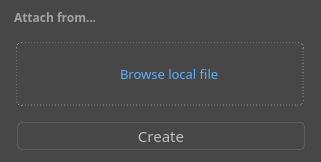
<?xml version="1.0" encoding="UTF-8"?>
<ui version="4.0">
 <class>AttachFromWidgetWithoutURL</class>
 <widget class="QWidget" name="AttachFromWidgetWithoutURL">
  <property name="windowModality">
   <enum>Qt::ApplicationModal</enum>
  </property>
  <property name="geometry">
   <rect>
    <x>0</x>
    <y>0</y>
    <width>321</width>
    <height>162</height>
   </rect>
  </property>
  <property name="sizePolicy">
   <sizepolicy hsizetype="Fixed" vsizetype="Fixed">
    <horstretch>0</horstretch>
    <verstretch>0</verstretch>
   </sizepolicy>
  </property>
  <property name="minimumSize">
   <size>
    <width>321</width>
    <height>162</height>
   </size>
  </property>
  <property name="maximumSize">
   <size>
    <width>321</width>
    <height>162</height>
   </size>
  </property>
  <property name="font">
   <font>
    <family>Noto Sans</family>
    <pointsize>14</pointsize>
   </font>
  </property>
  <property name="windowTitle">
   <string>Select file...</string>
  </property>
  <property name="windowIcon">
   <iconset resource="resources.qrc">
    <normaloff>:/SVG/svg/icon/audiobook-editor-logo.svg</normaloff>:/SVG/svg/icon/audiobook-editor-logo.svg</iconset>
  </property>
  <property name="styleSheet">
   <string notr="true">background: #474747;
box-shadow: 0px 4px 15px rgba(0, 0, 0, 0.28);
border-radius: 6px;</string>
  </property>
  <widget class="QLabel" name="label_AttachFrom">
   <property name="geometry">
    <rect>
     <x>14</x>
     <y>9</y>
     <width>81</width>
     <height>16</height>
    </rect>
   </property>
   <property name="sizePolicy">
    <sizepolicy hsizetype="Fixed" vsizetype="Fixed">
     <horstretch>0</horstretch>
     <verstretch>0</verstretch>
    </sizepolicy>
   </property>
   <property name="minimumSize">
    <size>
     <width>81</width>
     <height>16</height>
    </size>
   </property>
   <property name="maximumSize">
    <size>
     <width>81</width>
     <height>16</height>
    </size>
   </property>
   <property name="styleSheet">
    <string notr="true">font-family: Noto Sans TC;
font-style: normal;
font-weight: 600;
font-size: 12px;
line-height: 16px;
display: flex;
align-items: center;

/* panel/section title */

color: rgba(255, 255, 255, 0.5);</string>
   </property>
   <property name="text">
    <string>Attach from...</string>
   </property>
  </widget>
  <widget class="QFrame" name="frame_LocalFile">
   <property name="geometry">
    <rect>
     <x>16</x>
     <y>42</y>
     <width>288</width>
     <height>64</height>
    </rect>
   </property>
   <property name="sizePolicy">
    <sizepolicy hsizetype="Fixed" vsizetype="Fixed">
     <horstretch>0</horstretch>
     <verstretch>0</verstretch>
    </sizepolicy>
   </property>
   <property name="minimumSize">
    <size>
     <width>288</width>
     <height>64</height>
    </size>
   </property>
   <property name="maximumSize">
    <size>
     <width>288</width>
     <height>64</height>
    </size>
   </property>
   <property name="styleSheet">
    <string notr="true">QFrame {	
	border: 1px dashed rgba(255, 255, 255, 0.4);
	box-sizing: border-box;
	border-radius: 6px;
	margin: 0px 0px;
}</string>
   </property>
   <property name="frameShape">
    <enum>QFrame::StyledPanel</enum>
   </property>
   <property name="frameShadow">
    <enum>QFrame::Raised</enum>
   </property>
   <widget class="QPushButton" name="pushButton_BrowseLocalFile">
    <property name="geometry">
     <rect>
      <x>84</x>
      <y>25</y>
      <width>16</width>
      <height>16</height>
     </rect>
    </property>
    <property name="sizePolicy">
     <sizepolicy hsizetype="Preferred" vsizetype="Preferred">
      <horstretch>0</horstretch>
      <verstretch>0</verstretch>
     </sizepolicy>
    </property>
    <property name="minimumSize">
     <size>
      <width>16</width>
      <height>16</height>
     </size>
    </property>
    <property name="font">
     <font>
      <family>Noto Sans</family>
      <pointsize>13</pointsize>
     </font>
    </property>
    <property name="styleSheet">
     <string notr="true">/* common/button */


/* Auto Layout */

display: flex;
flex-direction: row;
justify-content: center;
align-items: center;
padding: 4px 12px;

position: absolute;
width: 145px;
height: 26px;
left: calc(50% - 145px/2 + 0.5px);
top: calc(50% - 26px/2);

border-radius: 6px;</string>
    </property>
    <property name="text">
     <string/>
    </property>
    <property name="icon">
     <iconset resource="resources.qrc">
      <normaloff>:/SVG/svg/icon/common-add.svg</normaloff>:/SVG/svg/icon/common-add.svg</iconset>
    </property>
    <property name="iconSize">
     <size>
      <width>16</width>
      <height>16</height>
     </size>
    </property>
   </widget>
   <widget class="QLineEdit" name="lineEdit_BrowseLocalFile">
    <property name="geometry">
     <rect>
      <x>104</x>
      <y>23</y>
      <width>101</width>
      <height>18</height>
     </rect>
    </property>
    <property name="sizePolicy">
     <sizepolicy hsizetype="Fixed" vsizetype="Fixed">
      <horstretch>0</horstretch>
      <verstretch>0</verstretch>
     </sizepolicy>
    </property>
    <property name="minimumSize">
     <size>
      <width>101</width>
      <height>18</height>
     </size>
    </property>
    <property name="maximumSize">
     <size>
      <width>288</width>
      <height>18</height>
     </size>
    </property>
    <property name="font">
     <font>
      <family>Noto Sans TC</family>
      <pointsize>-1</pointsize>
      <weight>50</weight>
      <italic>false</italic>
      <bold>false</bold>
     </font>
    </property>
    <property name="styleSheet">
     <string notr="true">font-family: Noto Sans TC;
font-style: normal;
font-weight: 400;
font-size: 13px;
line-height: 18px;

align-items: center;
text-align: center;

color: #5AB0FF;

margin: 0px 0px;</string>
    </property>
    <property name="text">
     <string>Browse local file</string>
    </property>
   </widget>
  </widget>
  <widget class="QPushButton" name="pushButton_Create">
   <property name="enabled">
    <bool>false</bool>
   </property>
   <property name="geometry">
    <rect>
     <x>17</x>
     <y>122</y>
     <width>288</width>
     <height>28</height>
    </rect>
   </property>
   <property name="sizePolicy">
    <sizepolicy hsizetype="Fixed" vsizetype="Fixed">
     <horstretch>0</horstretch>
     <verstretch>0</verstretch>
    </sizepolicy>
   </property>
   <property name="font">
    <font>
     <family>Noto Sans TC</family>
     <pointsize>11</pointsize>
    </font>
   </property>
   <property name="styleSheet">
    <string notr="true">/*background: #3095F2;*/


QPushButton:disabled {
border: 1px solid rgba(255, 255, 255, 0.12);
box-sizing: border-box;
border-radius: 5px;
margin: 0px 0px;
}

QPushButton:enabled {
background: #3095F2;
border: 1px solid rgba(255, 255, 255, 0.12);
box-sizing: border-box;
border-radius: 5px;
margin: 0px 0px;
color: #FFFFFF;
}</string>
   </property>
   <property name="text">
    <string>Create</string>
   </property>
  </widget>
  <widget class="QToolButton" name="toolButton_Close">
   <property name="geometry">
    <rect>
     <x>291</x>
     <y>5</y>
     <width>24</width>
     <height>24</height>
    </rect>
   </property>
   <property name="sizePolicy">
    <sizepolicy hsizetype="Preferred" vsizetype="Preferred">
     <horstretch>0</horstretch>
     <verstretch>0</verstretch>
    </sizepolicy>
   </property>
   <property name="minimumSize">
    <size>
     <width>24</width>
     <height>24</height>
    </size>
   </property>
   <property name="text">
    <string notr="true"/>
   </property>
   <property name="icon">
    <iconset resource="resources.qrc">
     <normaloff>:/SVG/svg/icon/attach-panel-close.svg</normaloff>:/SVG/svg/icon/attach-panel-close.svg</iconset>
   </property>
   <property name="iconSize">
    <size>
     <width>24</width>
     <height>24</height>
    </size>
   </property>
  </widget>
 </widget>
 <resources>
  <include location="resources.qrc"/>
 </resources>
 <connections/>
</ui>
